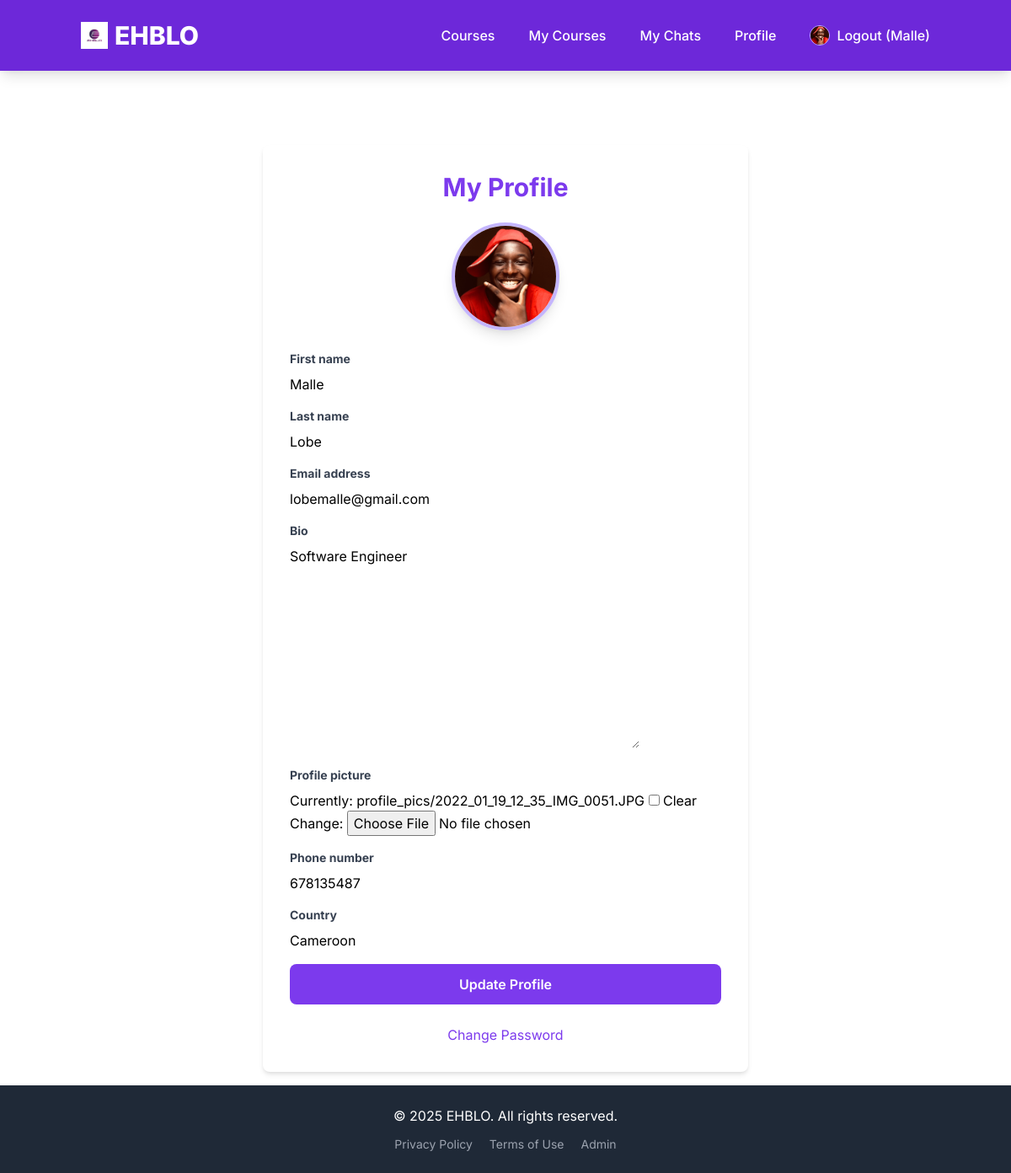
Screenshot of /accounts/profile/ (signed in) with the database file from the repository.
### users/models.py (models this page shows, shortened)
class CustomUser(AbstractUser):
    USER_TYPE_CHOICES = (
        ("student", "Student"),
        ("instructor", "Instructor"),
    )
    user_type = models.CharField(max_length=20, choices=USER_TYPE_CHOICES, default="student")
    bio = models.TextField(blank=True, null=True)
    profile_picture = models.ImageField(upload_to='profile_pics/', blank=True, null=True)
    phone_number = models.CharField(max_length=20, blank=True, null=True)
    country = models.CharField(max_length=100, blank=True, null=True)
    class Meta:
        verbose_name = "User"
        verbose_name_plural = "Users"

### users/views.py (the view)
# urls.py: path('profile/', ProfileView.as_view(), name='profile'),
class ProfileView(LoginRequiredMixin, UpdateView):
    model = CustomUser
    fields = ['first_name', 'last_name', 'email', 'bio', 'profile_picture', 'phone_number', 'country']
    template_name = 'users/profile.html'
    success_url = reverse_lazy('profile') # Redirect back to profile after update
    def get_object(self, queryset=None):
        return self.request.user # Ensure user can only edit their own profile

### users/templates/users/profile.html (shortened to what this page needs)
{% extends "base.html" %}
{% load static %}
{% block content %}
<div class="max-w-xl mx-auto bg-white p-8 rounded-lg shadow-md mt-10">
    <h2 class="text-3xl font-bold text-center text-purple-600 mb-6">My Profile</h2>
    <div class="mb-6 flex justify-center">
        {% if user.profile_picture %}
            <img src="{{ user.profile_picture.url }}" alt="{{ user.username }}'s profile picture"
                 class="w-32 h-32 rounded-full object-cover border-4 border-purple-300 shadow-lg">
        {% else %}
            <img src="{% static 'images/default_profile_pic.png' %}" alt="Default profile picture"
                 class="w-32 h-32 rounded-full object-cover border-4 border-gray-300 shadow-lg">
        {% endif %}
    </div>
    <form method="post" enctype="multipart/form-data">
        {% for field in form %}
            <div class="mb-4">
                <label for="{{ field.id_for_label }}" class="block text-gray-700 text-sm font-bold mb-2">{{ field.label }}</label>
                {{ field }}
            </div>
        {% endfor %}
        <button type="submit" class="w-full bg-purple-600 text-white p-3 rounded-lg font-semibold hover:bg-purple-700 transition duration-300">Update Profile</button>
    </form>
    <div class="text-center mt-6">
        <a href="{% url 'password_change' %}" class="text-purple-600 hover:underline">Change Password</a>
    </div>
</div>
{% endblock %}

### templates/base.html (shortened to what this page needs)
<!DOCTYPE html>
<html lang="en">
<head>
    {% load static %}
    <link href="https://cdn.jsdelivr.net/npm/tailwindcss@2.2.19/dist/tailwind.min.css" rel="stylesheet">
</head>
<body class="flex flex-col min-h-screen">
    <nav class="bg-purple-700 p-4 shadow-lg">
        <div class="container mx-auto flex flex-wrap justify-between items-center">
            <a href="{% url 'home' %}" class="text-white text-3xl font-extrabold rounded-lg p-2 hover:bg-purple-800 transition duration-300 flex items-center space-x-2">
                <img src="{% static 'images/logo.png' %}" alt="EHBLO Logo" class="h-8 w-8 object-contain">
                <span>EHBLO</span>
            </a>
            <div id="nav-menu" class="hidden lg:flex flex-grow lg:flex-grow-0 lg:items-center w-full lg:w-auto mt-4 lg:mt-0">
                <div class="flex flex-col lg:flex-row lg:space-x-6 space-y-3 lg:space-y-0 lg:ml-auto">
                    <a href="{% url 'course_list' %}" class="text-white hover:text-purple-200 p-2 rounded-lg hover:bg-purple-800 transition duration-300 font-medium">Courses</a>
                    {% if user.is_authenticated %}
                        <a href="{% url 'my_courses' %}" class="text-white hover:text-purple-200 p-2 rounded-lg hover:bg-purple-800 transition duration-300 font-medium">My Courses</a>
                        <a href="{% url 'my_chats' %}" class="text-white hover:text-purple-200 p-2 rounded-lg hover:bg-purple-800 transition duration-300 font-medium">My Chats</a>
                        <a href="{% url 'profile' %}" class="text-white hover:text-purple-200 p-2 rounded-lg hover:bg-purple-800 transition duration-300 font-medium">Profile</a>
                        <form action="{% url 'logout' %}" method="post" class="inline-block">
                            <button type="submit" class="text-white hover:text-purple-200 p-2 rounded-lg hover:bg-purple-800 transition duration-300 font-medium cursor-pointer flex items-center space-x-2">
                                {% if user.profile_picture %}
                                    <img src="{{ user.profile_picture.url }}" alt="Profile" class="w-6 h-6 rounded-full object-cover border border-purple-300">
                                {% else %}
                                    <img src="{% static 'images/default_profile_pic.png' %}" alt="Default Profile" class="w-6 h-6 rounded-full object-cover border border-gray-300">
                                {% endif %}
                                <span>Logout ({{ user.username }})</span>
                            </button>
                        </form>
                    {% else %}
                        <a href="{% url 'login' %}" class="text-white hover:text-purple-200 p-2 rounded-lg hover:bg-purple-800 transition duration-300 font-medium">Login</a>
                        <a href="{% url 'signup' %}" class="text-white bg-purple-600 px-4 py-2 rounded-lg hover:bg-purple-500 transition duration-300 font-medium">Sign Up</a>
                    {% endif %}
                </div>
            </div>
        </div>
    </nav>
    <main class="container mx-auto mt-8 p-4 flex-grow">
        {% block content %}
        {% endblock %}
    </main>
    <footer class="bg-gray-800 text-white p-6 mt-auto">
        <div class="container mx-auto text-center">
            <p>&copy; {% now "Y" %} EHBLO. All rights reserved.</p>
            <div class="mt-3 space-x-4 text-sm">
                <a href="#" class="text-gray-400 hover:text-white transition duration-300">Privacy Policy</a>
                <a href="#" class="text-gray-400 hover:text-white transition duration-300">Terms of Use</a>
                <a href="{% url 'admin:index' %}" class="text-gray-400 hover:text-white transition duration-300">Admin</a>
            </div>
        </div>
    </footer>
</body>
</html>

### templates/base.html (style rules this page uses)
body { font-family: 'Inter', sans-serif; @apply bg-gray-50; }
input[type="text"], input[type="email"], input[type="password"], input[type="number"], input[type="url"], textarea, select { @apply block w-full px-3 py-2 border border-gray-300 rounded-md shadow-sm focus:outline-none focus:ring-purple-500 focus:border-purple-500 sm:text-sm; }

### rows the page displays
CustomUser: profile_picture (picture), username "Malle", form "Malle" "Lobe" "lobemalle@gmail.com" "Software Engineer" "678135487" "Cameroon"

### other values shown
{{ field.label }} "First name" "Last name" "Email address" "Bio" "Profile picture" "Phone number" "Country"
